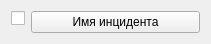
<?xml version="1.0" encoding="UTF-8"?>
<ui version="4.0">
 <class>UneditableIncidentWidget</class>
 <widget class="QWidget" name="UneditableIncidentWidget">
  <property name="geometry">
   <rect>
    <x>0</x>
    <y>0</y>
    <width>211</width>
    <height>42</height>
   </rect>
  </property>
  <property name="windowTitle">
   <string>Form</string>
  </property>
  <layout class="QFormLayout" name="formLayout">
   <item row="0" column="0">
    <widget class="QCheckBox" name="checkBox">
     <property name="text">
      <string/>
     </property>
    </widget>
   </item>
   <item row="0" column="1">
    <widget class="QPushButton" name="pushButton_incident">
     <property name="text">
      <string>Имя инцидента</string>
     </property>
    </widget>
   </item>
  </layout>
 </widget>
 <resources/>
 <connections/>
</ui>
